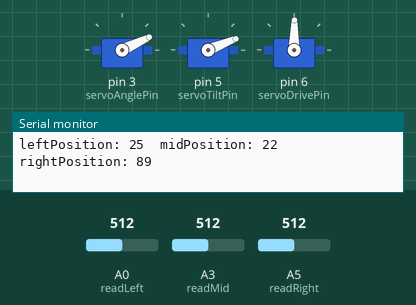
The sketch below on a simulated Arduino Uno, built with avr-gcc and run on an emulated ATmega328P. Shown: 3 × servo, the last lines printed to the serial monitor. The test bench sets the inputs (shaded band); at power-on: A5 (readRight) = 512, A0 (readLeft) = 512, A3 (readMid) = 512.

Above: at 1.2 s.
1.3 s: A5 (readRight) set to 555
At 1.64 s:
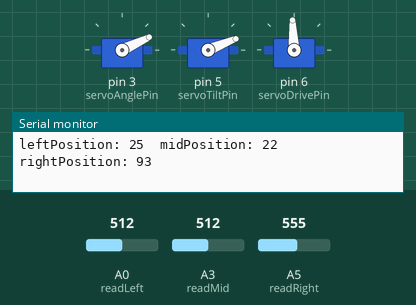
4.3 s: A5 (readRight) set to 581
At 5.7 s:
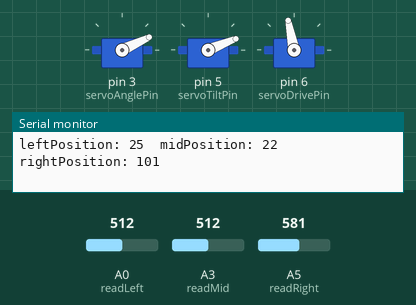
6.2 s: A0 (readLeft) set to 169
At 7.5 s:
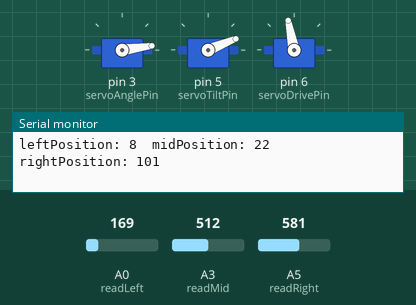
9.2 s: A3 (readMid) set to 169
At 10.9 s:
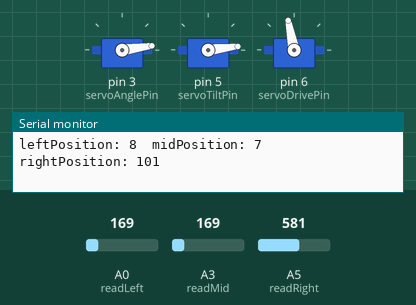
12.2 s: A0 (readLeft) set to 511
At 13.9 s:
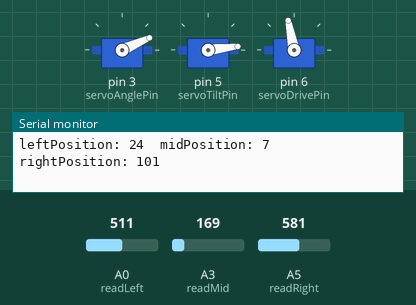
15.2 s: A3 (readMid) set to 1023
At 16.9 s:
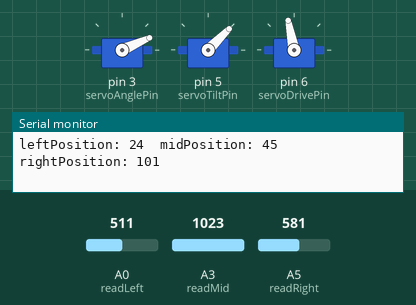
Timing chart, 0 to 18.4 s (numbered marks = the images above; inputs shaded):
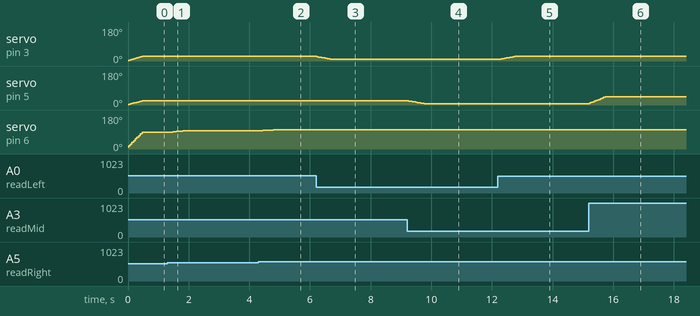

Measured:
- after the input at 1.3 s, servo on pin 6 (servoDrivePin): 89° → 90° after 0.06 s, → 93° 0.11 s later, → 97° 0.22 s later
- after the input at 4.3 s, servo on pin 6 (servoDrivePin): 97° → 98° after 0.15 s, → 99° 0.11 s later, → 100° 0.11 s later, → 101° 0.11 s later
- after the input at 6.2 s, servo on pin 3 (servoAnglePin): moves from 25° to 8° over 0.51 s, starting at once
- after the input at 9.2 s, servo on pin 5 (servoTiltPin): moves from 22° to 7° over 0.50 s, starting after 0.06 s
- after the input at 12.2 s, servo on pin 3 (servoAnglePin): moves from 8° to 24° over 0.51 s, starting at once
- after the input at 15.2 s, servo on pin 5 (servoTiltPin): moves from 7° to 45° over 0.51 s, starting at once

The sketch:

Leggo_Mazing_Smooth.ino
```cpp
// Code for DIY L"egg"o Amazing Egg Decorator with Lego
// By Natasha Dzurny for Brown Dog Gadgets

// Circuit: Connect Potentiometers to A0, A3 and A5, Connect the grey servos to D3 and D5, and the orange servo to D6


#include <Servo.h> //Include the library that lets you command the servo

Servo servoAngle;                 // Servos
Servo servoTilt;
Servo servoDrive;

const int servoAnglePin = 3;          // Servo Pins
const int servoTiltPin = 5;
const int servoDrivePin = 6;

const int numReadings = 10;          // how many readings does the code average to smooth the servo motion?

int readingsRight[numReadings];      // the reading from each potentiometer
int readingsMid[numReadings];
int readingsLeft[numReadings];
int readIndexRight = 0;              // the index of the current reading
int readIndexMid = 0;
int readIndexLeft = 0;
int totalRight = 0;                  // the total of all current readings
int totalMid = 0;
int totalLeft = 0;
int averageRight = 0;                // the average
int averageMid = 0;
int averageLeft = 0;


int readLeft = A0;                  // where to read the analog pins
int readMid = A3;
int readRight = A5;

int leftPosition;                   // the mapped position of the servos
int midPosition;
int rightPosition;


void setup() {
  servoAngle.attach(servoAnglePin);  // Attach Servos
  servoTilt.attach(servoTiltPin);
  servoDrive.attach(servoDrivePin);
  Serial.begin(9600);

  for (int thisReading = 0; thisReading < numReadings; thisReading++) { // Set all readings to 0
    readingsRight[thisReading] = 0;
    readingsMid[thisReading] = 0;
    readingsLeft[thisReading] = 0;
  }

}

void loop() {

  totalLeft = totalLeft - readingsLeft[readIndexLeft];      // Remove the current reading
  totalMid = totalMid - readingsMid[readIndexMid];
  totalRight = totalRight - readingsRight[readIndexRight];

  readingsLeft[readIndexLeft] = analogRead(readLeft);       // Read the potentiometers
  readingsMid[readIndexMid] = analogRead(readMid);
  readingsRight[readIndexRight] = analogRead(readRight);

  totalLeft = totalLeft + readingsLeft[readIndexLeft];      // Add the new reading
  totalMid = totalMid + readingsMid[readIndexMid];
  totalRight = totalRight + readingsRight[readIndexRight];

  readIndexLeft = readIndexLeft + 1;                         // Move the index forward one
  readIndexMid = readIndexMid + 1;
  readIndexRight = readIndexRight + 1;

  if (readIndexLeft >= numReadings) {                        // Return index to 0 if it is greater than or equal to the number of Readings setting
    readIndexLeft = 0;
  }
  if (readIndexMid >= numReadings) {
    readIndexMid = 0;
  }
  if (readIndexRight >= numReadings) {
    readIndexRight = 0;
  }


  averageLeft = totalLeft / numReadings;                  // Divide to get average
  averageMid = totalMid / numReadings;
  averageRight = totalRight / numReadings;


  // Map averages to positions of servos:
  leftPosition = map(averageLeft, 0, 1023, 0, 50); // = degrees the motor can spin the arm left to right = 50 (change if necessary)
  midPosition = map(averageMid, 0, 1023, 0, 45); // = degrees that the motor can tilt the pen up and down = 45 (change if necessary)
  rightPosition = map(averageRight, 0, 1023, 0, 179); // total degrees for a continuous rotation servo (DON'T change)

  Serial.print("leftPosition: ");         // print the values for testing
  Serial.print(leftPosition);
  Serial.print("  midPosition: ");
  Serial.print(midPosition);

  servoAngle.write(leftPosition);         // Move the servos to the position
  servoTilt.write(midPosition);

  if (rightPosition >= 80) {              // The continuous servo stands still at 90 degrees, and moves in one direction or the other at 0 or 180 degrees
    servoDrive.write(rightPosition);      // The larger or lower the number, the faster the servo moves in that direction (fll speed at 0 and 180, slower toward 90)
  } else if (rightPosition <= 179) {
    servoDrive.write(rightPosition);
  } else if (rightPosition >= 81 && rightPosition <= 99) { // If the position is close to 90, also stand still so that you don't have to be exact
    servoDrive.write(90);
  }

  Serial.print("  rightPosition: ");      // print the values for testing
  Serial.println(rightPosition);

  delay(15);                              // Give the code a little rest

}
```
